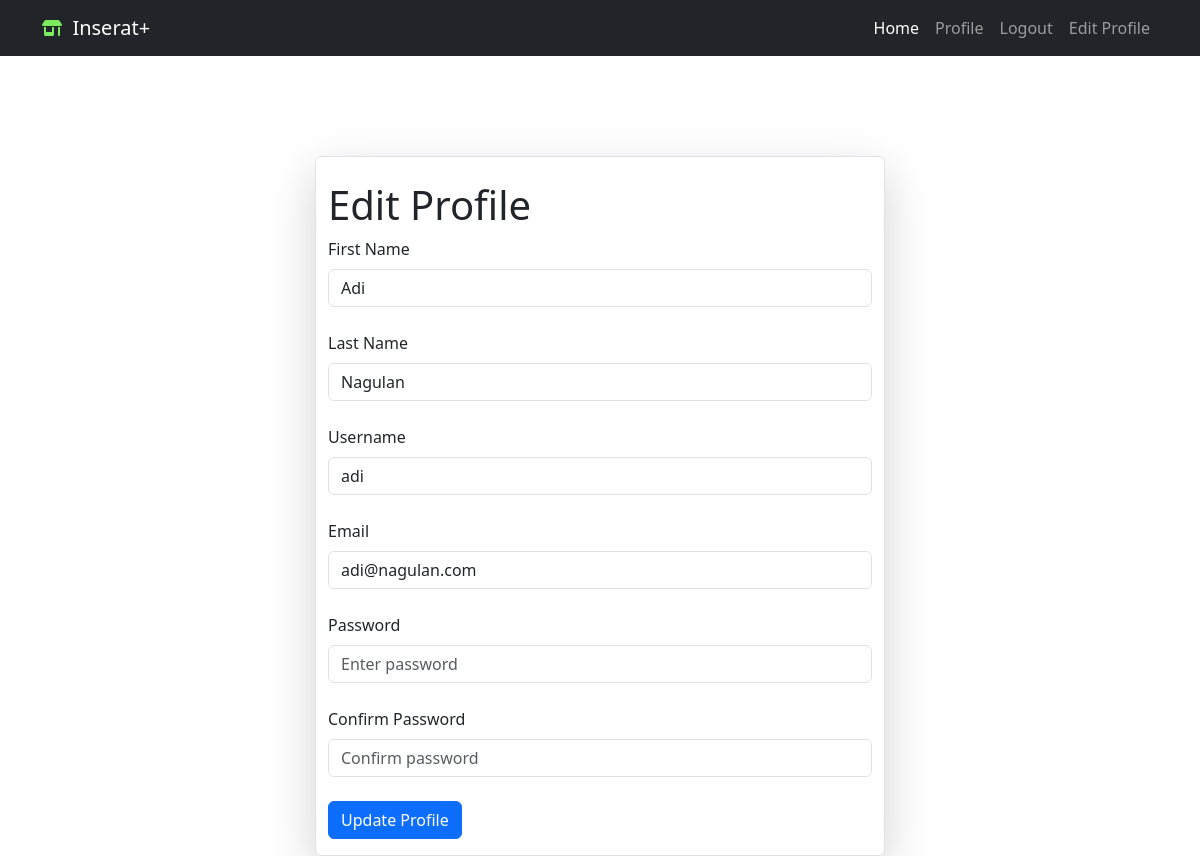
/edit_profile (signed in), run on an earlier commit of the app's database.
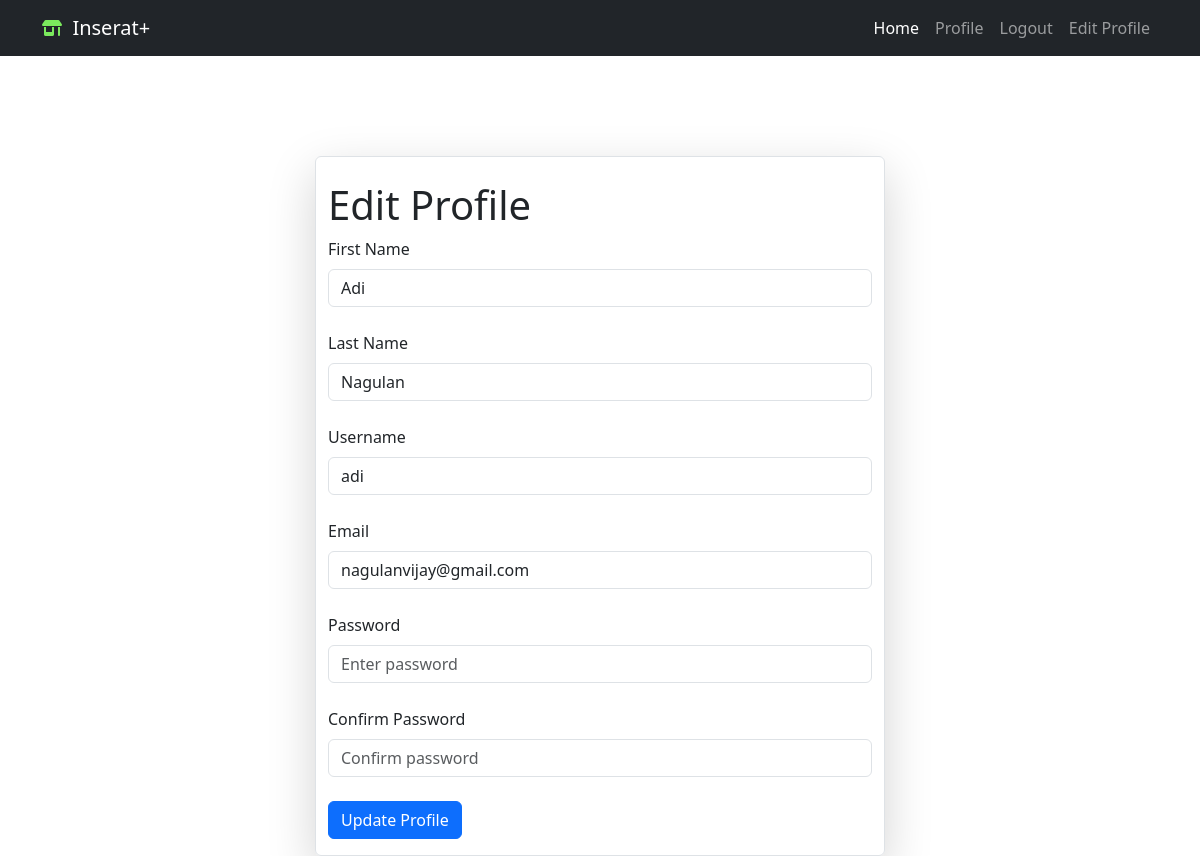
And on a later commit of the database.
### app/models/login.py (models this page shows, shortened)
class User(db.Model, UserMixin):
    id = db.Column(db.Integer, primary_key=True)
    first_name = db.Column(db.String(50), nullable=False)
    last_name = db.Column(db.String(50), nullable=False)
    username = db.Column(db.String(20), unique=True, nullable=False)
    email = db.Column(db.String(120), unique=True, nullable=False)
    password_hash = db.Column(db.String(128), nullable=False)
    user_adedd = db.Column(db.DateTime, default=datetime.utcnow)
    last_seen = db.Column(db.DateTime, default=datetime.utcnow)
    is_admin = db.Column(db.Boolean, default=False)
    is_blocked = db.Column(db.Boolean, default=False)  # registered users can be blocked from logging in

### app/routes.py (the view)
@app.route('/edit_profile', methods=['GET', 'POST'])
@login_required
def edit_profile():
    form = ProfileEditForm(current_user.username)
    if form.validate_on_submit():
        current_user.first_name = form.first_name.data
        current_user.last_name = form.last_name.data
        current_user.username = form.username.data
        current_user.email = form.email.data
        current_user.set_password(form.password.data)
        db.session.commit()
        flash('Your profile has been updated!', 'success')
        return redirect(url_for('user', username=current_user.username))
    elif request.method == 'GET':
        form.first_name.data = current_user.first_name
        form.last_name.data = current_user.last_name
        form.username.data = current_user.username
        form.email.data = current_user.email
    return render_template('edit_profile.html', title='Edit Profile', form=form)

### app/forms/profileedit.py (shortened to what this page needs)
class ProfileEditForm(FlaskForm):
    first_name = StringField('First Name', validators=[DataRequired()])
    last_name = StringField('Last Name', validators=[DataRequired()])
    username = StringField('Username', validators=[DataRequired()])
    email = StringField('Email', validators=[DataRequired(), Email()])
    password = PasswordField('Password', validators=[DataRequired()])
    confirm_password = PasswordField('Confirm Password', validators=[DataRequired(), EqualTo('password')])
    submit = SubmitField('Update Profile')
    def __init__(self, original_username, *args, **kwargs):
        super(ProfileEditForm, self).__init__(*args, **kwargs)
        self.original_username = original_username

### app/models/controlpanel.py (called while the page is built)
@app.context_processor
def security_context_processor():
    return dict(
        admin_base_template=admin.base_template,
        admin_view=admin.index_view,
        h=admin_helpers,
        get_url=url_for
    )

### app/models/login.py (called while the page is built)
@login.user_loader
def load_user(id):
    return User.query.get(int(id))

### app/templates/edit_profile.html (shortened to what this page needs)
{% extends "base.html" %}
{% block content %}
<div class="container custom-container">
  <div class="row justify-content-center">
    <div class="col-md-6 border rounded shadow-lg">
<h1>Edit Profile</h1>
    <form method="POST" action="{{ url_for('edit_profile') }}">
      <div class="form-group">
        {{ form.first_name.label(class="form-label") }}
        {{ form.first_name(class_="form-control", placeholder="Enter first name") }}
      </div>
      <br>
      <div class="form-group">
        {{ form.last_name.label(class="form-label") }}
        {{ form.last_name(class_="form-control", placeholder="Enter last name") }}
      </div>
      <br>
      <div class="form-group">
        {{ form.username.label(class="form-label") }}
        {{ form.username(class_="form-control", placeholder="Enter username", **{'oninput': "this.value = this.value.toLowerCase();"}) }}
      </div>
      <br>
      <div class="form-group">
        {{ form.email.label(class="form-label") }}
        {{ form.email(class_="form-control", placeholder="Enter email") }}
      </div>
      <br>
      <div class="form-group">
        {{ form.password.label(class="form-label") }}
        {{ form.password(class_="form-control", placeholder="Enter password") }}
      </div>
      <br>
      <div class="form-group">
        {{ form.confirm_password.label(class="form-label") }}
        {{ form.confirm_password(class_="form-control", placeholder="Confirm password") }}
      </div>
      <br>
      <button type="submit" class="btn btn-primary">Update Profile</button>
    </form>
    </div>
  </div>
</div>
{% endblock %}

What changed in the data, as far as the page shows it:
changed User "Adi": email "adi@nagulan.com" → "nagulanvijay@gmail.com"
